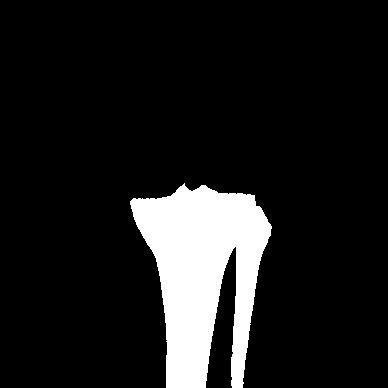
%> input picture FIRST-WEEK-MATERIAL/2D-DATA/atlas-lower-square.jpg, 388 x 388 px
$ octave matscript_jul31_2.m   (GNU Octave 9; MATLAB toolbox functions it lacks are replaced by stand-ins)
%> lines starting %> are read from the running program, lines starting %| are printed output that depends on the picture
clear all
close all
clc
%%
pict = imread('atlas-lower-square.jpg'); %read the picture
%> pict is the input picture: size 388x388 uint8; min 0, max 255, mean 28.8
%pict = flipud(pict);
%% plot the image and the former mesh
figure()
imshow(pict)
title('Image')
%%
c = contourc(double(pict), [200, 200]);
%> c = 977 columns, first 8: [200 166.8 166.8 166.8 166.8 166.8 166.8 166.8; 653 388 387 386 385 384 383 382]
%%
metacoord = [1];
              while metacoord(end) <= length(c(1,:))
                temp = metacoord(end) + c(2,metacoord(end)) + 1;
                if temp >= length(c(1,:)) + 1
                          break
                end
                metacoord(end + 1) = temp;
              end
%> this loop made 2 passes
%> temp on passes 1 to 2: 655, 978
%> after the loop, metacoord = [1 655]
c(:,metacoord) = [];
%%
%c = [c, c(:,1)];
%%
c = c(:, 1:end-1);
%> c = 974 columns, first 8: [166.8 166.8 166.8 166.8 166.8 166.8 166.8 166.8; 388 387 386 385 384 383 382 381]
figure()
plot(c(1,:), c(2,:))
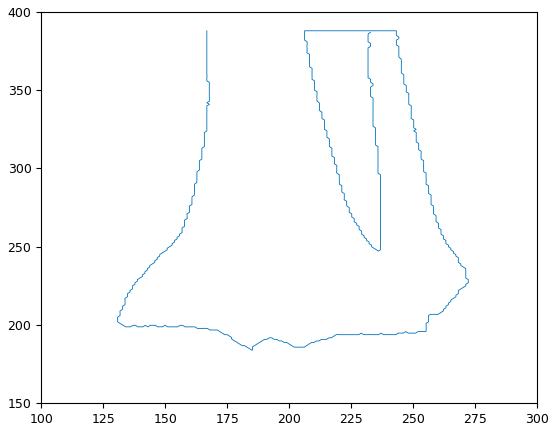
%> figure redrawn from the program's plot data
%%
nedges = size(c,2);
%> nedges = 974
pdepoly(c(1,:), c(2,:))
%> (this line was passed over: pdepoly is not available in this run)

$ run again, with FIRST-WEEK-MATERIAL/2D-DATA/atlas-higher-square.jpg copied over FIRST-WEEK-MATERIAL/2D-DATA/atlas-lower-square.jpg
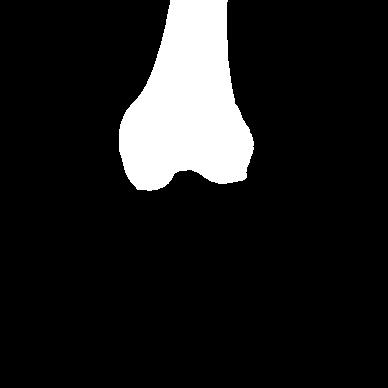
%> input picture FIRST-WEEK-MATERIAL/2D-DATA/atlas-higher-square.jpg, 388 x 388 px
%> pict is the input picture: size 388x388 uint8; min 0, max 255, mean 29.2
%> `c = contourc(double(pict), [200, 200]);`: c = 629 columns, first 8: [200 170.8 170.8 170.8 170.8 170.8 170 169.8; 628 1 2 3 4 5 5.78 6]
%> the loop `while metacoord(end) <= length(c(1,:))` made 1 pass
%> temp on pass 1: 630
%> `c = c(:, 1:end-1);`: c = 627 columns, first 8: [170.8 170.8 170.8 170.8 170.8 170 169.8 169.8; 1 2 3 4 5 5.78 6 7]
%> `plot(c(1,:), c(2,:))`:
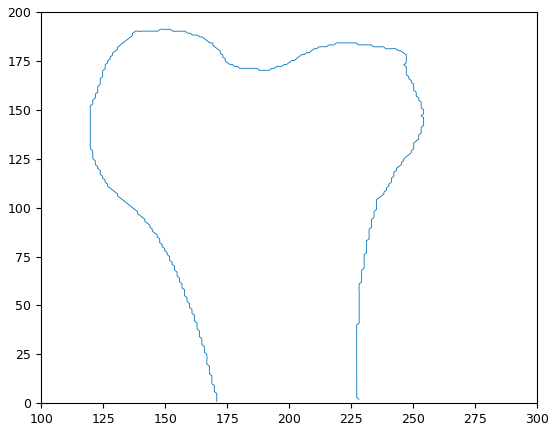
%> figure redrawn from the program's plot data

$ run again, with FIRST-WEEK-MATERIAL/2D-DATA/atlas-higher.jpg copied over FIRST-WEEK-MATERIAL/2D-DATA/atlas-lower-square.jpg
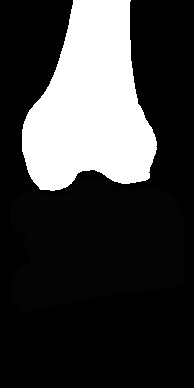
%> input picture FIRST-WEEK-MATERIAL/2D-DATA/atlas-higher.jpg, 194 x 388 px
%> pict is the input picture: size 388x194 uint8; min 0, max 255, mean 59.5
%> `c = contourc(double(pict), [200, 200]);`: c = 629 columns, first 8: [200 73.78 73.79 73.79 73.78 73.8 73 72.79; 628 1 2 3 4 5 5.79 6]
%> the loop `while metacoord(end) <= length(c(1,:))` made 1 pass
%> temp on pass 1: 630
%> `c = c(:, 1:end-1);`: c = 627 columns, first 8: [73.78 73.79 73.79 73.78 73.8 73 72.79 72.78; 1 2 3 4 5 5.79 6 7]
%> `plot(c(1,:), c(2,:))`:
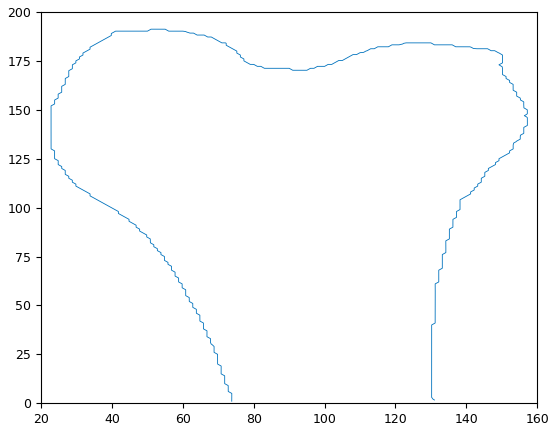
%> figure redrawn from the program's plot data
